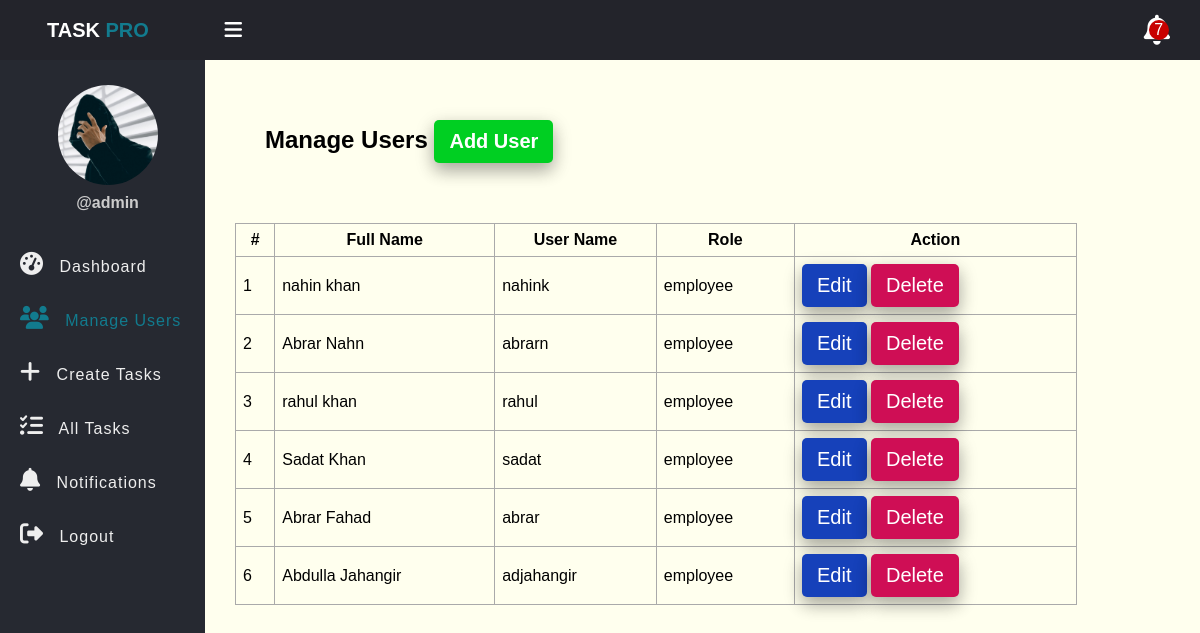
/users.php (signed in), run on the app's committed database.
### tables this page shows
CREATE TABLE `users` (
  `id` int(11) NOT NULL,
  `full_name` varchar(50) NOT NULL,
  `username` varchar(50) NOT NULL,
  `password` varchar(255) NOT NULL,
  `role` enum('admin','employee') NOT NULL,
  `created_at` timestamp NOT NULL DEFAULT current_timestamp()
);

### app/Model/User.php (called while the page is built, shortened)
<?php
function get_all_users($conn){
    $sql = "SELECT * FROM users WHERE role = ? ";
    $stmt = $conn->prepare($sql);
    $stmt->execute(['employee']);
    if($stmt->rowCount() > 0){
        $users = $stmt->fetchAll();
    }else{
        $users = 0;
    }
    return $users;
}

### users.php (the view, shortened to what this page needs)
<?php
if(isset($_SESSION['role']) && isset($_SESSION['id']) && $_SESSION['role'] == 'admin'){
	include "DB_connection.php";
	include "app/Model/User.php";
	$users = get_all_users($conn);
?>
<!DOCTYPE html>
<html>
<head>
	<link rel="stylesheet" href="css/all.min.css">
	<link rel="stylesheet" href="css/style.css">
</head>
<body>
	<?php include "inc/header.php"; ?>
	<div class="body">
	<?php include "inc/nav.php"; ?>
		<section class="section-1">
            <h2 class="title">Manage Users <a href="add_user.php">Add User</a></h2>
			<?php if($users != 0){ ?>
				<table class="main_table">
					<tr>
						<th>#</th>
						<th>Full Name</th>
						<th>User Name</th>
						<th>Role</th>
						<th>Action</th>
					</tr>
					<?php $i=0; foreach($users as $user){?>
						<tr>
							<td><?php echo ++$i ?></td>
							<td><?php echo $user['full_name']?></td>
							<td><?php echo $user['username']?></td>
							<td><?php echo $user['role']?></td>
							<td>
								<a href="edit_user.php?id=<?php echo $user['id']?>" class="edit_btn">Edit</a>
								<a href="delete_user.php?id=<?php echo $user['id']?>" class="delete_btn">Delete</a>
							</td>
						</tr>
					<?php } ?>
				</table>
			<?php }else{ ?>
				<h3>Empty!</h3>
			<?php } ?>
		</section>
	</div>
</body>
</html>
<?php }else{
		$em = "First Login";
		header("Location: login.php?error=$em");
		exit();
	}
?>

### css/style.css (style rules this page uses)
* { padding: 0; margin: 0; box-sizing: border-box; font-family: arial, sans-serif; }
.body { display: flex; }
.section-1 { padding: 30px; }
.section-1 .title { padding: 30px; }
.section-1 .title a { display: inline-block; text-decoration: none; padding-left: 10px; border: none; background: #00CF22; padding: 10px 15px; color: #fff; font-size: 20px; border-radius: 5px; outline: none; cursor: pointer; transition: background 1s; box-shadow: 0 8px 16px 0 rgba(0,0,0,0.2), 0 6px 20px 0 rgba(0,0,0,0.19); }
.section-1 { width: 100%; background: #ffe; }
.main_table { margin-top: 30px; width: 90%; }
.main_table, .main_table tr, .main_table th, .main_table td { border: 1px solid #aaa; border-collapse: collapse; padding: 7px; }
.delete_btn { display: inline-block; text-decoration: none; padding-left: 10px; border: none; background: #cf0e55; padding: 10px 15px; color: #fff; font-size: 20px; border-radius: 5px; outline: none; cursor: pointer; transition: background 1s; box-shadow: 0 8px 16px 0 rgba(0,0,0,0.2), 0 6px 20px 0 rgba(0,0,0,0.19); }
.edit_btn { display: inline-block; text-decoration: none; padding-left: 10px; border: none; background: #1641ba; padding: 10px 15px; color: #fff; font-size: 20px; border-radius: 5px; outline: none; cursor: pointer; transition: background 1s; box-shadow: 0 8px 16px 0 rgba(0,0,0,0.2), 0 6px 20px 0 rgba(0,0,0,0.19); }

### data on the page
users: full_name "nahin khan", username "nahink", role "employee"
users: full_name "Abrar Nahn", username "abrarn", role "employee"
users: full_name "rahul khan", username "rahul", role "employee"
users: full_name "Sadat Khan", username "sadat", role "employee"
users: full_name "Abrar Fahad", username "abrar", role "employee"
users: full_name "Abdulla Jahangir", username "adjahangir", role "employee"

### other printed values
$_SESSION['username'] "admin"
